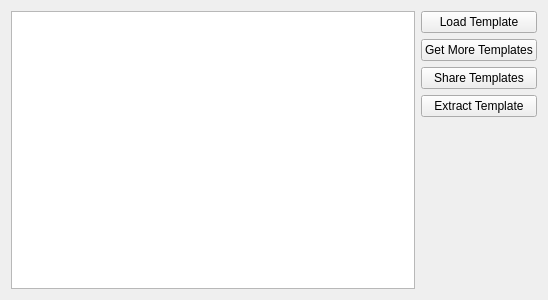
<?xml version="1.0" encoding="UTF-8"?>
<ui version="4.0">
 <class>TemplatePage</class>
 <widget class="QWidget" name="TemplatePage">
  <property name="geometry">
   <rect>
    <x>0</x>
    <y>0</y>
    <width>548</width>
    <height>300</height>
   </rect>
  </property>
  <property name="windowTitle">
   <string>Form</string>
  </property>
  <layout class="QHBoxLayout" name="horizontalLayout">
   <item>
    <widget class="QTreeView" name="treeView">
     <attribute name="headerVisible">
      <bool>false</bool>
     </attribute>
    </widget>
   </item>
   <item>
    <layout class="QVBoxLayout" name="verticalLayout">
     <item>
      <widget class="KPushButton" name="loadButton">
       <property name="text">
        <string>Load Template</string>
       </property>
       <property name="icon">
        <iconset theme="application-x-archive">
         <normaloff/>
        </iconset>
       </property>
      </widget>
     </item>
     <item>
      <widget class="KPushButton" name="getNewButton">
       <property name="text">
        <string>Get More Templates</string>
       </property>
       <property name="icon">
        <iconset theme="get-hot-new-stuff">
         <normaloff/>
        </iconset>
       </property>
      </widget>
     </item>
     <item>
      <widget class="KPushButton" name="shareButton">
       <property name="text">
        <string>Share Templates</string>
       </property>
       <property name="icon">
        <iconset theme="get-hot-new-stuff">
         <normaloff/>
        </iconset>
       </property>
      </widget>
     </item>
     <item>
      <widget class="KPushButton" name="extractButton">
       <property name="text">
        <string>Extract Template</string>
       </property>
       <property name="icon">
        <iconset theme="archive-extract"/>
       </property>
      </widget>
     </item>
     <item>
      <spacer name="verticalSpacer">
       <property name="orientation">
        <enum>Qt::Vertical</enum>
       </property>
       <property name="sizeHint" stdset="0">
        <size>
         <width>20</width>
         <height>40</height>
        </size>
       </property>
      </spacer>
     </item>
    </layout>
   </item>
  </layout>
 </widget>
 <customwidgets>
  <customwidget>
   <class>KPushButton</class>
   <extends>QPushButton</extends>
   <header>kpushbutton.h</header>
  </customwidget>
 </customwidgets>
 <resources/>
 <connections/>
</ui>
